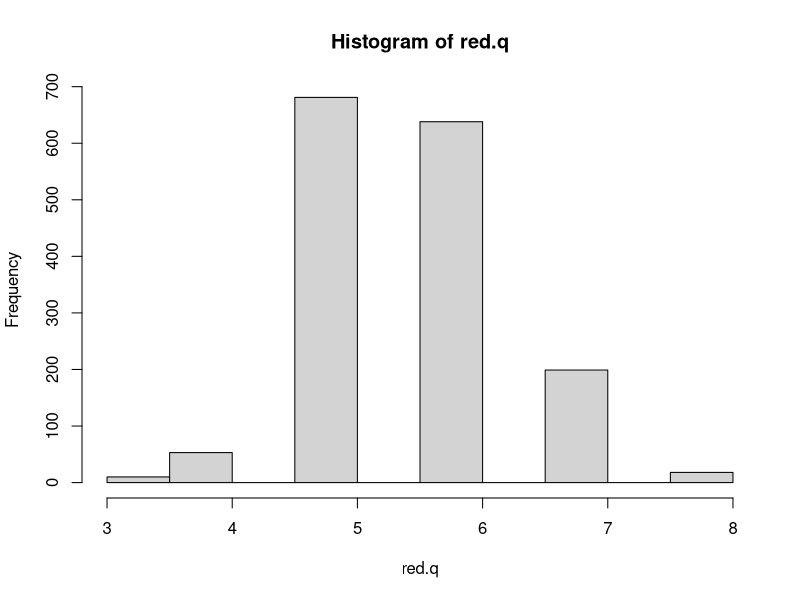
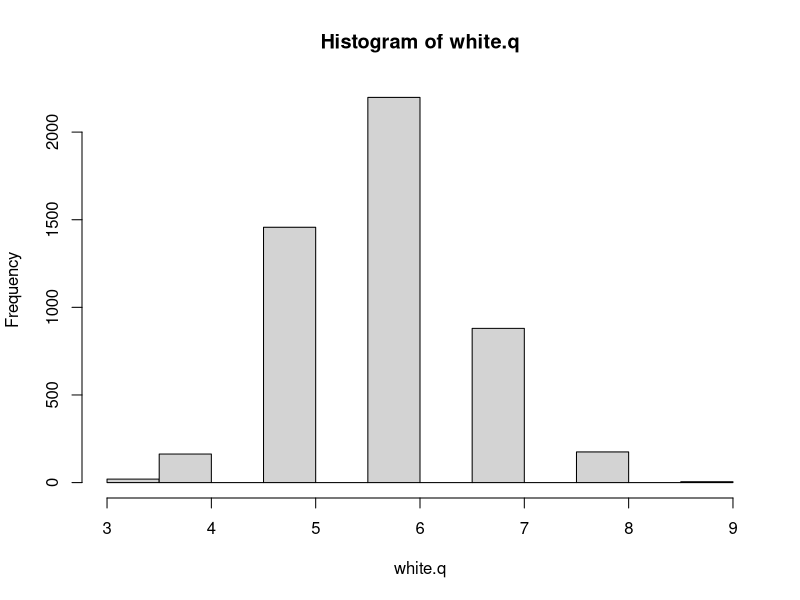

These charts were generated, in order, by the following R code:
### Code Exploration & Clean up
library(sampling)
library(dplyr)
# The original files were in *.csv format, but were actually delimited with semi colons ; instead of commas. Opened files in Excel, and convered to actual Comma delimited files. These are the "winequality-red-new" and "winequality-white-new" files.


redwine <- read.csv("data/winequality-red-new.csv", header=T, stringsAsFactors=F)
nrow(redwine) #1599 rows of data

whitewine <- read.csv("data/winequality-white-new.csv", header=T, stringsAsFactors=F)
nrow(whitewine) #4898 rows of data.


# ----- REd Wine -----
red.q <- redwine$quality
hist(red.q)
quantile(red.q, seq=c(0, .25, .5, .75, 1))
# min is 3, max is 8
# 0%  25%  50%  75% 100% 
# 3    5    6    6    8 

table(red.q)
# 3   4   5   6   7   8 
# 10  53 681 638 199  18
# we will need to do some sort of stratified sampling to make sure we have all the fields represented.

red.n <- c(10,53,681,638,199,18)
red.size <- ceiling(red.n*(600/1600)) # take a little more than 1/3 of observations. round up to whole #'s

# stratified sample 
s=strata(redwine[order(redwine$quality),], c("quality"), size=red.size, method="srswor" )
redwine.samp <- getdata(redwine[order(redwine$quality),],s) # gives you the rows IN the sample, but can't get the rows NOT in sample

redwine.sort <- tbl_df(redwine[order(redwine$quality),])
redwine.sort$row_id <- seq(1:nrow(redwine))

samp_ids <- s$ID_unit

filter(redwine.sort, row_id %in% samp_ids)
head(redwine.samp)
# these give me the same results as getdata(). The redwine.samp has extra colums for stratum # and inclusion probability, but i don't think we need those right now.
#   what we DO need, is the ability to get the rows NOT in the sample, which "getdata" doesn't seem to allow. 

# break up into our two sets.
red.samp <- filter(redwine.sort, row_id %in% samp_ids) # 602
red.training <- filter(redwine.sort, !row_id %in% samp_ids)  #997
# 602+997=1599

# save to files.
write.csv(red.samp, "data/redwine-testset.csv", row.names=FALSE )
write.csv(red.training, "data/redwine-trainingset.csv", row.names=FALSE)


# ----- White Wine -----
white.q <- whitewine$quality
hist(white.q)
quantile(white.q, seq=c(0, .25, .5, .75, 1))
# 0%  25%  50%  75% 100% 
# 3    5    6    6    9 
table(white.q)
# 3    4    5    6    7    8    9 
# 20  163 1457 2198  880  175    5 

# still clusterd around 5/6, min is 3 but max is 9 (very few)
white.n <- c(20,163,1457,2198,880,175,5)

white.n*600/1600
#   7.500  61.125 546.375 824.250 330.000  65.625   1.875
white.n*900/4898
# 3.6749694  29.9510004 267.7215190 403.8791343 161.6986525  32.1559820   0.9187423
4898*600/1600
#[1] 1836.75  # going to go with the same proportion as the redwine so we have 2 of the 9's in the testing set. 
# this still leaves us about 3,000 samples to train on.

# get sample sizes
white.size <- ceiling(white.n*600/1600)

# sort & add row #'s to original data (strata() requires data sorted by strata)
white.sort <- tbl_df(whitewine[order(whitewine$quality),])
white.sort$row_id <- seq(1:nrow(whitewine))

# do the stratified sampling
w <- strata(white.sort, c("quality"), size=white.size, method="srswor" )
samp_id.w <- w$ID_unit

# break up original data into our two sets
white.samp <- filter(white.sort, row_id %in% samp_id.w) # 1840 obs
white.train <- filter(white.sort, !row_id %in% samp_id.w) # 3058 obs
# 1840+3058 = 4898

# write to file.
write.csv(white.samp, "data/whitewine-testset.csv", row.names=FALSE )
write.csv(white.train, "data/whitewine-trainingset.csv", row.names=FALSE)
